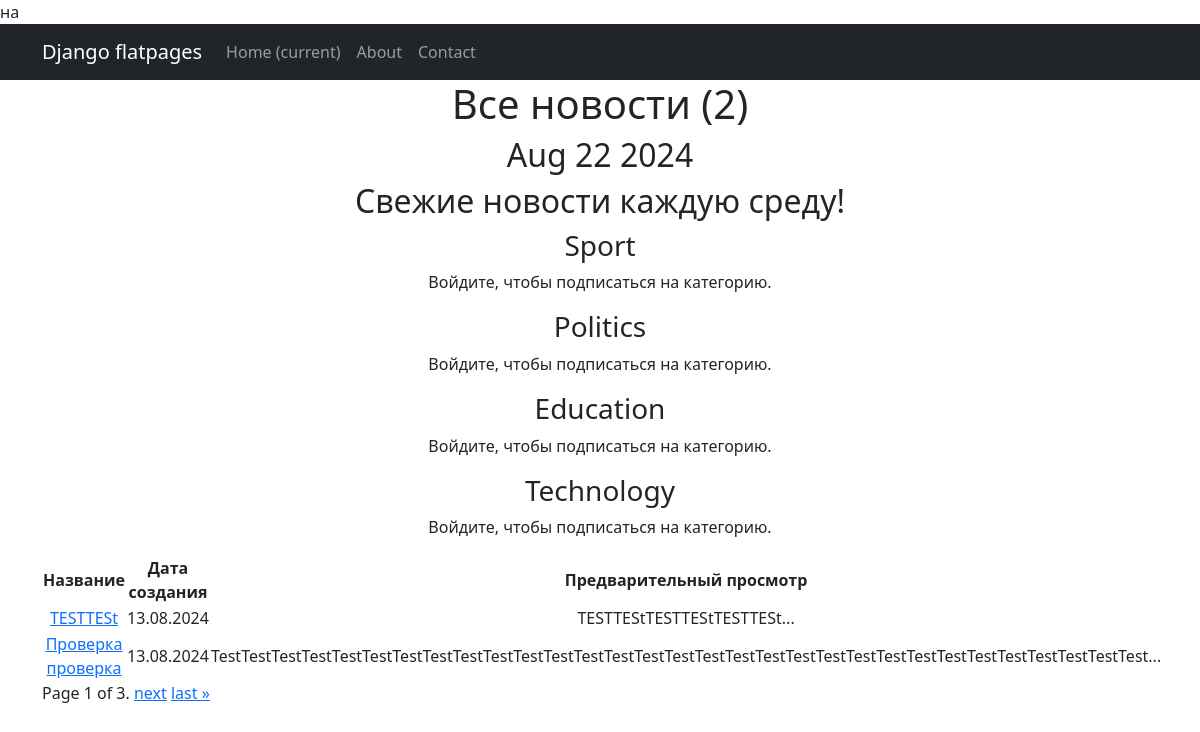
Page /news/ on the committed database.
### news/models.py (models this page shows, shortened)
class Category(models.Model):
    name = models.CharField(max_length=100, unique=True)
    subscribers = models.ManyToManyField(User, related_name='subscribed_categories', blank=True)

class Post(models.Model):
    author = models.ForeignKey(Author, on_delete=models.CASCADE)
    post_type_choices = [('article', 'Article'), ('news', 'News')]
    post_type = models.CharField(max_length=10, choices=post_type_choices)
    created_at = models.DateTimeField(auto_now_add=True)
    categories = models.ManyToManyField(Category, through='PostCategory')
    title = models.CharField(max_length=255)
    text = models.TextField()
    rating = models.IntegerField(default=0)
    def preview(self):
        return self.text[:124] + '...'

### news/views.py (the view)
# urls.py: path('', NewsListView.as_view(), name='news_list'),
class NewsListView(ListView):
    model = Post
    template_name = 'news/news_list.html'
    context_object_name = 'news_list'
    paginate_by = 2
    def get_context_data(self, **kwargs):
        context = super().get_context_data(**kwargs)
        context['time_now'] = datetime.utcnow()
        context['next_news'] = "Свежие новости каждую среду!"
        context['categories'] = Category.objects.all()
        return context
    def get_queryset(self):
        return Post.objects.filter(post_type='news').order_by('-created_at')

### news/templatetags/custom_filters.py (called while the page is built)
@register.filter(name='censor')
@stringfilter
def censor(value):
    unwanted_words = ['редиска', 'морковка', 'помидор']
    for word in unwanted_words:
        value = value.replace(word, word[0] + '*' * (len(word) - 1))
    return value

### news/templatetags/custom_tags.py (called while the page is built)
@register.simple_tag()
def current_time(format_string = '%b %d %Y'):
    return datetime.utcnow().strftime(format_string)

### templates/news/news_list.html (shortened to what this page needs)
{% extends "default.html" %}
{% load custom_filters %}
{% load custom_tags %}
{% block content %}
  <h1>Все новости ({{ news_list|length }})</h1>
  <h2>{% current_time '%b %d %Y' %}</h2>
  <h2>{{ next_news|default_if_none:"Тут пока ничего нет" }}</h2>
 {% for category in categories %}
        <h3>{{ category.name }}</h3>
        {% if user.is_authenticated %}
            {% if user in category.subscribers.all %}
                <p>Вы подписаны на эту категорию.</p>
            {% else %}
                <form method="post" action="{% url 'subscribe_to_category' category.id %}">
                    {% csrf_token %}
                    <button type="submit">Подписаться на {{ category.name }}</button>
                </form>
            {% endif %}
        {% else %}
            <p>Войдите, чтобы подписаться на категорию.</p>
        {% endif %}
{% endfor %}
  <table>
    <thead>
      <tr>
        <th>Название</th>
        <th>Дата создания</th>
        <th>Предварительный просмотр</th>
      </tr>
    </thead>
    <tbody>
      {% for news_item in news_list %}
        <tr>
          <td><a href="{% url 'news_detail' news_item.pk %}">{{ news_item.title|censor }}</a></td>
          <td>{{ news_item.created_at|date:"d.m.Y" }}</td>
          <td>{{ news_item.preview|truncatewords:20 }}</td>
        </tr>
      {% endfor %}
    </tbody>
  </table>
  <div class="pagination">
    <span class="step-links">
        <span class="current">
            Page {{ page_obj.number }} of {{ page_obj.paginator.num_pages }}.
        </span>
        {% if page_obj.has_next %}
            <a href="?page={{ page_obj.next_page_number }}">next</a>
            <a href="?page={{ page_obj.paginator.num_pages }}">last &raquo;</a>
        {% endif %}
    </span>
  </div>
{% endblock %}

### rows in the picture
Category: name "Sport"
Category: name "Politics"
Category: name "Education"
Category: name "Technology"
Post: title|censor "TESTTESt", created_at "13.08.2024", preview "TESTTEStTESTTEStTESTTESt..."
Post: title|censor "Проверка проверка", created_at "13.08.2024", preview "TestTestTestTestTestTestTestTestTestTestTestTestTestTestTestTestTestTestTestTestTestTestTestTestTestTestTestTestTestTestTest..."

### other values in the picture
{{ news_list|length }} "2"
{{ next_news|default_if_none:"Тут пока ничего нет" }} "Свежие новости каждую среду!"
{{ page_obj.number }} "1"
{{ page_obj.paginator.num_pages }} "3"
